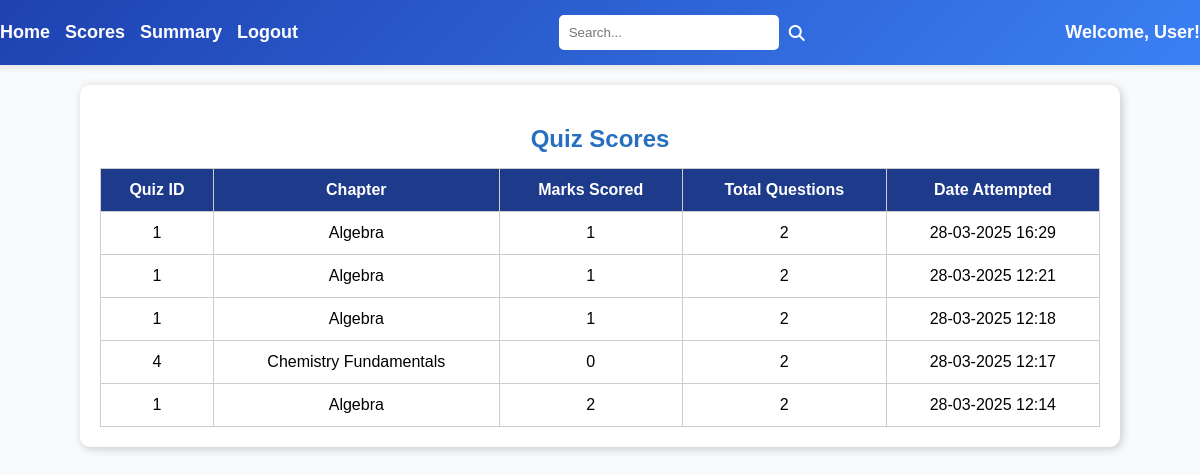
Screenshot of /scores (signed in) with the database file from the repository.
### model.py (models this page shows, shortened)
class Chapter(db.Model):
    id = db.Column(db.Integer, primary_key=True)
    subject_id = db.Column(db.Integer, db.ForeignKey('subject.id'), nullable=False)
    name = db.Column(db.String(200), nullable=False)
    description = db.Column(db.Text, nullable=True)
    subject = db.relationship('Subject', backref=db.backref('chapters', lazy=True))

### app.py (the view)
@app.route('/scores')
def view_scores():
    if 'user_id' not in session:
        flash('Please log in to continue.', 'danger')
        return redirect(url_for('login'))
    user_id = session['user_id']
    scores = db.session.query(
        Score.quiz_id, Score.total_scored, Score.time_stamp_of_attempt,
        Chapter.name.label('chapter_name'),
        db.func.count(Question.id).label('total_questions')
    ).join(Quiz, Score.quiz_id == Quiz.id)\
     .join(Chapter, Quiz.chapter_id == Chapter.id)\
     .join(Question, Quiz.id == Question.quiz_id)\
     .filter(Score.user_id == user_id)\
     .group_by(Score.quiz_id, Score.total_scored, Score.time_stamp_of_attempt, Chapter.name)\
     .order_by(Score.time_stamp_of_attempt.desc())\
     .all()
    return render_template('score.html', scores=scores, user_name=session.get('user_name'))

### templates/score.html (shortened to what this page needs)
<!DOCTYPE html>
<html lang="en">
<head>
    <link rel="stylesheet" href="{{ url_for('static', filename='scores.css') }}">
</head>
<body>
    <div class="header">
        <div class="nav-links">
            <a href="{{ url_for('user_dashboard') }}">Home</a>
            <a href="{{ url_for('view_scores') }}">Scores</a>
            <a href="{{ url_for('quiz_summary') }}">Summary</a>
            <a href="{{ url_for('logout') }}">Logout</a>
        </div>
        <div class="search-box">
            <input type="text" id="search-input" placeholder="Search..." onkeyup="filterScores()">
            <i class="fas fa-search"></i>
        </div>
        <div class="user-welcome">
            Welcome, {{ session.get('username', 'User') }}!
        </div>
    </div>
    <div class="dashboard">
        <div class="content">
            <h2>Quiz Scores</h2>
            <table class="scores-table">
                <thead>
                    <tr>
                        <th>Quiz ID</th>
                        <th>Chapter</th>
                        <th>Marks Scored</th>
                        <th>Total Questions</th>
                        <th>Date Attempted</th>
                    </tr>
                </thead>
                <tbody id="scores-body">
                    {% for score in scores %}
                    <tr>
                        <td>{{ score.quiz_id }}</td>
                        <td>{{ score.chapter_name }}</td>
                        <td>{{ score.total_scored }}</td>
                        <td>{{ score.total_questions }}</td>
                        <td>{{ score.time_stamp_of_attempt.strftime('%d-%m-%Y %H:%M') }}</td>
                    </tr>
                    {% endfor %}
                </tbody>
            </table>
        </div>
    </div>
</body>
</html>

### static/scores.css (style rules this page uses)
body { font-family: 'Poppins', sans-serif; background: #f8fafc; display: flex; flex-direction: column; align-items: center; margin: 0; padding: 0; }
.header { display: flex; justify-content: space-between; align-items: center; background: linear-gradient(135deg, #1e40af, #3b82f6); padding: 15px 30px; font-size: 18px; color: white; width: 100%; box-shadow: 0 2px 8px rgba(0, 0, 0, 0.1); }
.nav-links { display: flex; gap: 15px; }
.nav-links a { text-decoration: none; color: white; font-weight: 600; transition: 0.3s; }
.search-box { display: flex; align-items: center; gap: 10px; }
.search-box input { padding: 8px; border: 2px solid white; border-radius: 5px; outline: none; width: 200px; transition: 0.3s; }
.search-box i { color: white; font-size: 16px; }
.user-welcome { font-weight: bold; color: white; }
.dashboard { width: 90%; max-width: 1000px; margin: 20px auto; background: white; padding: 20px; border-radius: 10px; box-shadow: 2px 2px 10px rgba(0, 0, 0, 0.2); }
.content { text-align: center; margin-top: 20px; }
h2 { color: #276fbf; margin-bottom: 15px; }
.scores-table { width: 100%; border-collapse: collapse; margin-top: 15px; }
.scores-table th, .scores-table td { border: 1px solid #ccc; padding: 12px; text-align: center; }
.scores-table th { background: #1e3a8a; color: white; font-weight: bold; }

### rows the page displays
Chapter: quiz_id "1", chapter_name "Algebra", total_scored "1", total_questions "2", time_stamp_of_attempt "28-03-2025 16:29", time_stamp_of_attempt "28-03-2025 12:21", time_stamp_of_attempt "28-03-2025 12:18", total_scored "2", time_stamp_of_attempt "28-03-2025 12:14"
Chapter: quiz_id "4", chapter_name "Chemistry Fundamentals", total_scored "0", total_questions "2", time_stamp_of_attempt "28-03-2025 12:17"

### other values shown
{{ session.get('username', 'User') }} "User"
